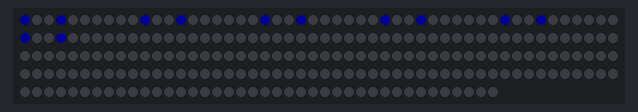
Simulated run of this sketch. Board: Teensy 4. Shown: 240 RGB LEDs in strip order, left to right, continuing on the next row. Dim RGB values are drawn brighter than linear; random numbers use the default seed unless the sketch sets one; what the sketch prints to the serial monitor is not drawn.

Above: at 0.56 s.

The sketch:

led-neck-prototype.ino
```cpp
#include <WS2812Serial.h>
#define USE_WS2812SERIAL
#include <FastLED.h>
#include <Metro.h>

Metro trMetro = Metro(30); //just gets it started, then topRingSpeed is used.

//WARNING - ADJUSTING THIS SETTING COULD LEAD TO
//EXCESS CURRENT DRAW AND POSSIBLE SYSTEM DAMAGE
#define DEFAULT_BRIGHTNESS 24 //WARNING!!!!!!!!!
//DON'T DO IT!!!!!!!!!!!!!!!!!!!!!!!!!!!!!!!!!!!


#define NUM_NECK_LEDS_PER_RING 60 //143
#define NUM_NECK_RINGS 4
#define NUM_NECK_LEDS NUM_NECK_LEDS_PER_RING * NUM_NECK_RINGS
#define NECK_TOP_GEARS_NUM 6
#define NECK_TOP_GEAR_WIDTH NUM_NECK_LEDS_PER_RING / NECK_TOP_GEARS_NUM
#define TOP_RING_SPEED_MIN 20 //note that ring speed is inverted
#define TOP_RING_SPEED_MAX 60
#define TOP_RING_SPEED_MAX_DECEL 100
#define TOP_RING_DECEL_DISTANCE 7 // LEDs from target where decel initiates
#define TOP_RING_DECEL_FACTOR 10 //higher number yields MORE decel
#define TOP_RING_SPEED_RANDOM_CHECK 18      //on a 1 to 20 random number, anything >= will randomize speed
#define TOP_RING_SPEED_RANDOM_CHECK_TURN 12 //on a 1 to 20 random number, anything >= will randomize speed

boolean neckTopPattern[NUM_NECK_LEDS_PER_RING];

CRGB neckLEDs[NUM_NECK_LEDS];
#define NECK_DATA_PIN 29
//17 = left; 29 = third from left 24 = right;
int topRingOffset=0; //top ring offset
int topRingTarget=50; // top ring target
int topRingSpeed=1; //top ring speed

boolean dir = 0;


void setup() {
  // put your setup code here, to run once:
  randomSeed(analogRead(0));
  Serial.begin(115200);
  delay(200);

  LEDS.addLeds<WS2812SERIAL,  NECK_DATA_PIN,   BRG>(neckLEDs,  NUM_NECK_LEDS);
  LEDS.setBrightness(DEFAULT_BRIGHTNESS);

  //build the top ring pattern to be copied later
  for (int i=0; i<NECK_TOP_GEARS_NUM; i++) {
     for (int j=0; j<NECK_TOP_GEAR_WIDTH; j++) {
        if (j==0 || j==3) neckTopPattern[i*NECK_TOP_GEAR_WIDTH + j] = 1;
        else neckTopPattern[i*NECK_TOP_GEAR_WIDTH + j] = 0;
      }
  }

  //print the ring pattern
  for (int i=0; i<NUM_NECK_LEDS_PER_RING ; i++) {
     Serial.print(neckTopPattern[i]);
  }
  Serial.println("");


}

void loop() {
  // put your main code here, to run repeatedly:

  if (trMetro.check() == 1) { // check if the metopRingOffset has passed its interval

    if (topRingOffset == topRingTarget) {
      dir = !dir;
      topRingTarget = random(0, NUM_NECK_LEDS_PER_RING);
      if (random(1,20) >= TOP_RING_SPEED_RANDOM_CHECK_TURN) {
          topRingSpeed = random(TOP_RING_SPEED_MIN,TOP_RING_SPEED_MAX);
      }
      trMetro.interval(topRingSpeed);
      //Serial.print("reverse - new target = "); Serial.println(topRingTarget);
    }

    //decel math
    int dist = abs(topRingOffset-topRingTarget);

    if (dist < TOP_RING_DECEL_DISTANCE) {
      int temp_topRingSpeed = topRingSpeed * (TOP_RING_DECEL_FACTOR/dist);
      if (temp_topRingSpeed > TOP_RING_SPEED_MAX_DECEL) {
        temp_topRingSpeed = TOP_RING_SPEED_MAX_DECEL;
        trMetro.interval(temp_topRingSpeed);
      }
      else {
        //random speed changes
        if (random(1,20) >= TOP_RING_SPEED_RANDOM_CHECK) {
          topRingSpeed = random(TOP_RING_SPEED_MIN,TOP_RING_SPEED_MAX);
        }
        trMetro.interval(topRingSpeed);
      }
    }

    if (dir) topRingOffset++;
    else topRingOffset --;


    if (topRingOffset >= NUM_NECK_LEDS_PER_RING ) topRingOffset = 0;
    if (topRingOffset < 0) topRingOffset = NUM_NECK_LEDS_PER_RING-1;

    //Serial.println(""); Serial.print(topRingOffset); Serial.print("->");

    //copy the pattern onto the LED array starting from the top ring offset
    for (int i=0; i<NUM_NECK_LEDS_PER_RING-1 ; i++) {
       int lo = NUM_NECK_LEDS_PER_RING - topRingOffset + i;
       //Serial.print(i); Serial.print(":"); Serial.print(lo); Serial.print(":");
       if (lo > NUM_NECK_LEDS_PER_RING - 1) lo= lo-NUM_NECK_LEDS_PER_RING ;
       //Serial.print(lo);Serial.print(" ");
       if (neckTopPattern[lo]) neckLEDs[i] = CRGB::Blue;
       else neckLEDs[i] = CRGB::Black;
    }


    FastLED.show();
    debugOptionsCheck();
  } //end trMetro


}

/*
 * debugOptionsCheck() - this function checks the Serial input and
 *                       changes debug options as well as emulates some
 *                       button presses
 *
 */
void debugOptionsCheck() {
  int incomingByte = 0;

  if (Serial.available() > 0) {
      // read the incoming byte:
      incomingByte = Serial.read();
      //int option;

      switch (incomingByte) {
          /*
          case '0':                         //turn all options off
            for (int o = 1; o<10; o++) {    //we dont use zero
              debugOptions[o] = 0;
            }
            Serial.println ("All debug options turned OFF");
            break;

          case '1' ... '9':
            option = incomingByte - '0';
            debugOptions[option] = !debugOptions[option];
            //Serial.printf("Debug option %d is now %s\n", option, debugOptions[option]?"ON":"OFF");
            break;

          case 'q': mapAction(SOURCE_BUTTON, 0, 0); break;
          case 'w': mapAction(SOURCE_BUTTON, 1, 0); break;
          case 'e': mapAction(SOURCE_BUTTON, 2, 0); break;
          */
          case 'r': dir = !dir; break;
          }

         //rprintDebugOptions();

      }

}
```
